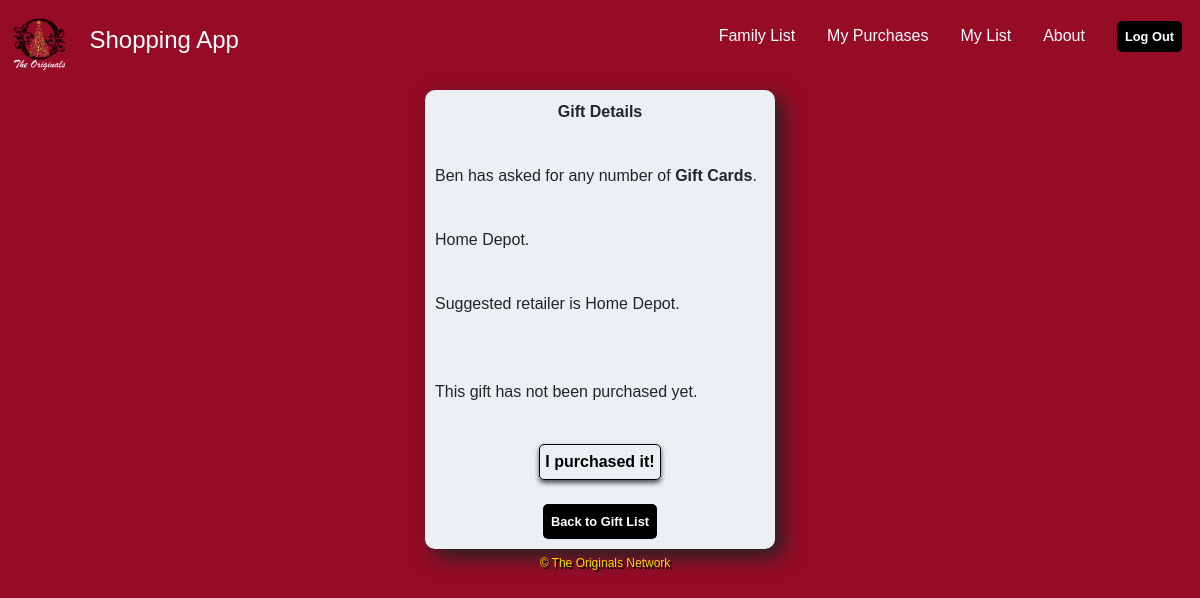
Page /view-gift-details/2 (signed in) on the committed database.
### giftlist/models.py (models this page shows, shortened)
class Gift(models.Model):
    STATUS = (
    ('Available', 'Available'),
    ('Purchased', 'Purchased'),
    )
    name = models.CharField(max_length=200, null=True)
    description = models.CharField(max_length=200, null=True, blank=True)
    category = models.ForeignKey("Category", null=True, blank=True, on_delete=models.CASCADE)
    retailer = models.CharField(max_length=200, null=True, blank=True)
    retailer_link = models.URLField(max_length=200, null=True, blank=True, help_text="For example: the link to an item on Amazon.")
    qty_asked_for = models.IntegerField(default=1 , null=True)
    qty_purchased = models.IntegerField(default=0, null=True , blank=True)
    estimated_price = models.FloatField(null=True, blank=True)
    price = models.DecimalField(max_digits=5, decimal_places=2, null=True, blank=True)
    status = models.CharField(max_length=200, null=True, choices=STATUS, default='Available')
    date_created = models.DateTimeField(auto_now_add=True, null=True)
    purchased_by = models.ForeignKey("Member", related_name='related_gift_purchaser', null=True, blank=True, on_delete=models.CASCADE)
    gift_for = models.ForeignKey("Member", related_name='related_gifts_for_member', null=True, blank=True, on_delete=models.CASCADE)

class Member(models.Model):
    first_name= models.CharField(max_length=200, null=True)
    last_name= models.CharField(max_length=200, null=True)
    email= models.EmailField(max_length=200, null=True, blank=True)
    cellphone= models.CharField(max_length=200,null=True, blank=True)
    parent= models.ForeignKey("auth.User", null=True, blank=True, on_delete=models.CASCADE)
    date_created= models.DateTimeField(auto_now_add=True, null=True)
    is_shopper = models.BooleanField(default=False)
    def __str__(self):
        return self.first_name

### giftlist/views.py (the view)
# urls.py: path('view-gift-details/<pk>', views.view_gift_details, name='view-gift-details'),
@login_required(login_url='userlogin')
def view_gift_details(request, pk):
    person = Member.objects.get(first_name=request.user.username)
    gift = Gift.objects.get(id=pk)
    context = {'gift':gift, 'person':person}
    return render(request, 'giftlist/view-gift-details.html', context)

### giftlist/templates/giftlist/view-gift-details.html (shortened to what this page needs)
{% extends 'giftlist/base.html' %}
{% block content%}
{% load static %}
<div class="gift-container">
    <p style="font-weight: 600; text-align: center;">Gift Details</p><br>
    <p>{{gift.gift_for}} has asked for
    {% if gift.qty_asked_for %}
        {{gift.qty_asked_for}}
    {% else %}
        any number of
    {% endif %}
       <strong>{{gift.name}}</strong>.</p><br>
    {% if gift.description %}
        <p>{{gift.description}}.</p><br>
    {% endif %}
    {% if gift.retailer %}
        <p>Suggested retailer is {{gift.retailer}}.</p><br>
    {% endif %}
    <br>
    {% if gift.status == 'Available' or gift.qty_asked_for == 0 %}
        {% if gift.qty_purchased %}
            {% if gift.qty_purchased > 1 %}
                <p> {{ gift.qty_purchased }} have been purchased.</p>
            {% else %}
                <p> {{ gift.qty_purchased }} has already been purchased.</p>
            {% endif %}
        {% else %}
                <p>This gift has not been purchased yet.</p>
        {% endif %}
        <br>
        {% if gift.qty_asked_for == 0 and gift.qty_purchased > 0 %}
            <a class="btn" style="align-self: center;" href="/purchase-gift/{{gift.id}}">I purchased one too!</a>
        {% else %}
            <a class="btn" style="align-self: center;" href="/purchase-gift/{{gift.id}}">I purchased it!</a>
        {% endif %}
    {% else %}
        <p> This item has been purchased by {{gift.purchased_by}}.</p>
    {% endif %}
    <br>
    <a class="action_btn" style="align-self: center;" href="/view-family-list">Back to Gift List</a>
</div>
{% endblock %}

### giftlist/static/css/styles.css (style rules this page uses)
* { margin: 0; padding: 0; font-family: Arial, Helvetica, sans-serif; box-sizing: border-box; }
body { display: flex; align-items: center; padding: 10px; flex-direction: column; height: 100vh; width: 100%; background-color: rgb(150, 12, 39); }
a { text-decoration: none; color: #fff; font-size: 1rem; }
.btn { align-items: center; font-weight: 700; margin: auto; color: black; border: 1px solid black; border-radius: 5px; box-shadow: 0 3px 5px 0 rgb(77, 77, 77); padding: 5px; }
.action_btn { background-color: black; width:fit-content; min-width: 80px; text-align: center; color: #fff; padding: 0.5rem 0.5rem; border: none; outline: none; border-radius: 5px; font-size: 0.8rem; font-weight: bold; cursor: pointer; transition: scale 0.3 ease; }
.gift-container { margin-top: 20px; display: flex; flex-direction: column; align-items: left; position: relative; justify-content: left; max-width: 350px; width: 100%; height: auto; border-radius: 10px; padding: 10px; box-sizing: border-box; background: #ecf0f3; box-shadow: 8px 8px 20px #222; }

### rows in the picture
Gift: gift_for "Ben", name "Gift Cards", description "Home Depot", retailer "Home Depot"
